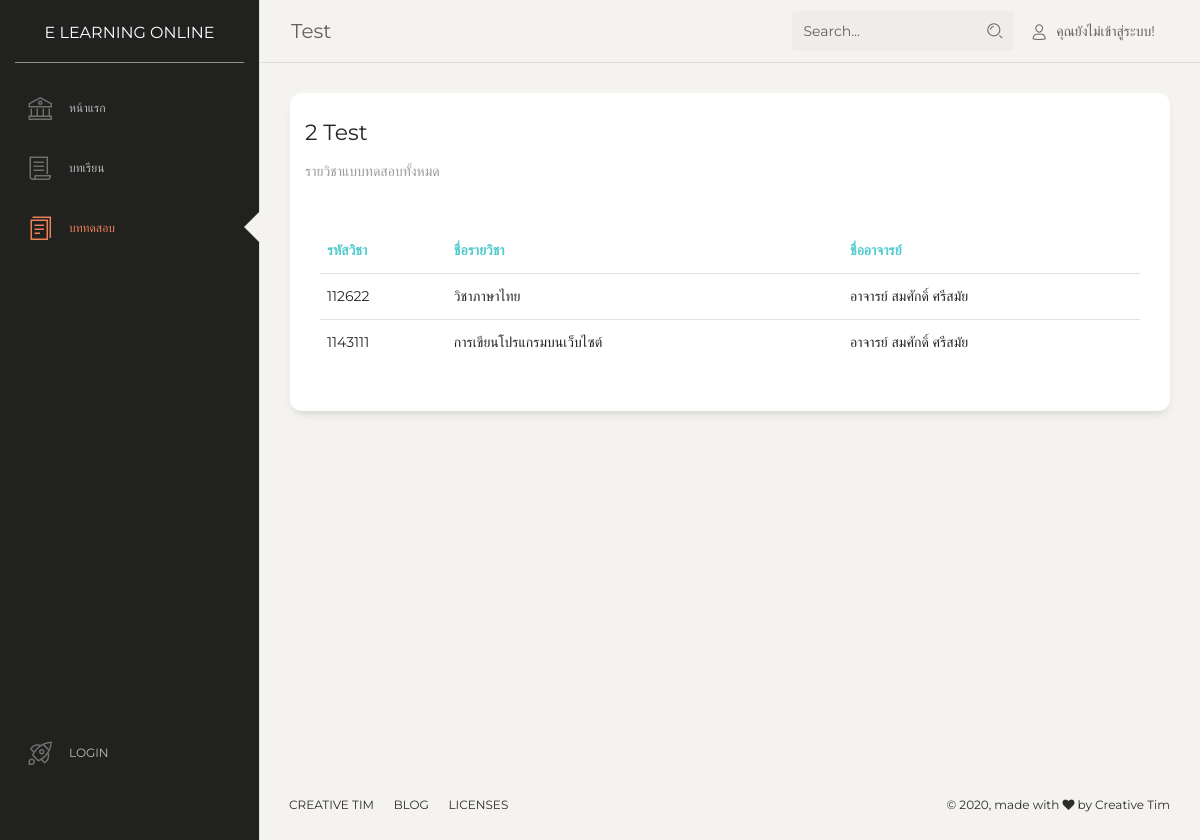
Page /test.php on the committed database.
### tables this page shows
CREATE TABLE `tb_course` (
  `course_ID` mediumint(11) NOT NULL,
  `course_Name` longtext NOT NULL,
  `member_ID` varchar(100) NOT NULL
);

CREATE TABLE `tb_member` (
  `member_ID` varchar(100) NOT NULL,
  `member_Password` char(50) NOT NULL,
  `member_FName` char(120) NOT NULL,
  `member_LName` char(120) NOT NULL,
  `member_Class` tinyint(2) UNSIGNED DEFAULT NULL,
  `member_Status` tinyint(2) UNSIGNED NOT NULL,
  `member_Tel` char(10) NOT NULL
);

### test.php (the view, shortened to what this page needs)
<?php $page='test'; include('layer/header.php'); ?>
<div class="content">
  <div class="row">
    <div class="col-md-12">
      <div class="card demo-icons">
        <div class="card-header">
          <?php include('fuction/connectDB.php'); $sqll = "SELECT count(course_ID) FROM `tb_course`";
            $rss = mysqli_query($conn,$sqll);
            $counnt = mysqli_fetch_array($rss);
          ?>
          <h5 class="card-title"><?php echo $counnt[0]; ?> Test</h5>
            <p class="card-category">รายวิชาแบบทดสอบทั้งหมด
            </p>
        </div>
        <div class="card-body all-icons">
        <div id="icons-wrapper">
          <div class="card-body">
          <div class="table-responsive">
          <table class="table" >
                    <thead class=" text-primary">
                      <tr><th>
                        รหัสวิชา
                      </th>
                      <th>
                        ชื่อรายวิชา
                      </th>
                      <th></th>
                      <th>
                        ชื่ออาจารย์
                      </th>
                    </tr></thead>
                    <tbody>
                      <?php include('fuction/connectDB.php');
                      $sql = "SELECT * FROM `tb_course` INNER JOIN tb_member ON tb_course.member_ID = tb_member.member_ID";
                      $rs = mysqli_query($conn,$sql);
                      while ($row = mysqli_fetch_array($rs)) { ?>
                      <tr>
<?php
if (empty($_SESSION)) { ?>
                        <td>
                          <?php echo $row['course_ID']; ?>
                        </td>
                        <td>
                          <?php echo $row['course_Name'] ?>
                        </td>
<?php } else {
if ($_SESSION['status'] == 1){ ?>
                        <td>
                          <a href="detail_test.php?id=<?php echo $row['course_ID'];?>">
                          <?php echo $row['course_ID']; ?>
                          </a>
                        </td>
                        <td>
                          <a href="detail_test.php?id=<?php echo $row['course_ID'];?>">
                          <?php echo $row['course_Name'] ?>
                          </a>
                        </td>
<?php } } ?>
                        <td>
                        </td>
                        <td>
                          อาจารย์ <?php echo $row['member_FName']." ".$row['member_LName']; ?>
                        </td>
                      </tr>
                    <?php
                      }
                       ?>
                    </tbody>
                  </table>
                </div>
              </div>
        </div>
        </div>
      </div>
    </div>
  </div>
</div>
<?php include('layer/footer.php'); ?>

### rows in the picture
tb_course: course_ID "112622", course_Name "วิชาภาษาไทย", member_ID.member_FName "สมศักดิ์", member_ID.member_LName "ศรีสมัย"
tb_course: course_ID "1143111", course_Name "การเขียนโปรแกรมบนเว็บไซต์", member_ID.member_FName "สมศักดิ์", member_ID.member_LName "ศรีสมัย"

### other values in the picture
$counnt[0] "2"
